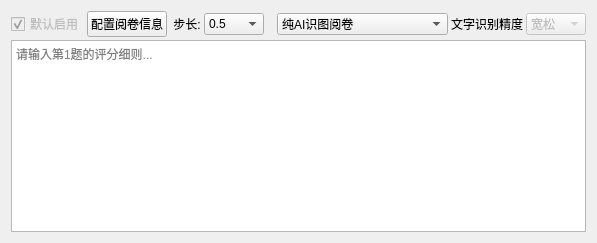
          <widget class="QWidget" name="tab_question1">
           <attribute name="title">
            <string>题目1 ✅</string>
           </attribute>
           <layout class="QVBoxLayout" name="verticalLayout_q1">
            <property name="spacing">
             <number>3</number>
            </property>
            <item>
             <layout class="QHBoxLayout" name="horizontalLayout_q1_header">
              <item>
               <widget class="QCheckBox" name="enableQuestion1">
                <property name="enabled">
                 <bool>false</bool>
                </property>
                <property name="text">
                 <string>默认启用</string>
                </property>
                <property name="checked">
                 <bool>true</bool>
                </property>
               </widget>
              </item>
              <item>
               <widget class="QPushButton" name="configQuestion1">
                <property name="text">
                 <string>配置阅卷信息</string>
                </property>
               </widget>
              </item>
              <item>
               <widget class="QLabel" name="label_step1">
                <property name="sizePolicy">
                 <sizepolicy hsizetype="Fixed" vsizetype="Preferred">
                  <horstretch>0</horstretch>
                  <verstretch>0</verstretch>
                 </sizepolicy>
                </property>
                <property name="text">
                 <string> 步长:</string>
                </property>
               </widget>
              </item>
              <item>
               <widget class="QComboBox" name="score_rounding_step_1">
                <property name="sizePolicy">
                 <sizepolicy hsizetype="Fixed" vsizetype="Fixed">
                  <horstretch>0</horstretch>
                  <verstretch>0</verstretch>
                 </sizepolicy>
                </property>
                <property name="minimumSize">
                 <size>
                  <width>60</width>
                  <height>0</height>
                 </size>
                </property>
                <property name="toolTip">
                 <string>控制本题最终提交分数的精度</string>
                </property>
                <item>
                 <property name="text">
                  <string>0.5</string>
                 </property>
                </item>
                <item>
                 <property name="text">
                  <string>1</string>
                 </property>
                </item>
               </widget>
              </item>
              <item>
               <widget class="QLabel" name="label_15">
                <property name="sizePolicy">
                 <sizepolicy hsizetype="Fixed" vsizetype="Preferred">
                  <horstretch>0</horstretch>
                  <verstretch>0</verstretch>
                 </sizepolicy>
                </property>
                <property name="text">
                 <string/>
                </property>
               </widget>
              </item>
              <item>
               <widget class="QComboBox" name="ocr_mode_1">
                <property name="sizePolicy">
                 <sizepolicy hsizetype="Fixed" vsizetype="Fixed">
                  <horstretch>0</horstretch>
                  <verstretch>0</verstretch>
                 </sizepolicy>
                </property>
                <property name="minimumSize">
                 <size>
                  <width>160</width>
                  <height>0</height>
                 </size>
                </property>
                <item>
                 <property name="text">
                  <string>纯AI识图阅卷</string>
                 </property>
                </item>
                <item>
                 <property name="text">
                  <string>百度OCR识别文字+AI评阅</string>
                 </property>
                </item>
               </widget>
              </item>
              <item>
               <widget class="QLabel" name="label_ocr_quality_2">
                <property name="sizePolicy">
                 <sizepolicy hsizetype="Fixed" vsizetype="Preferred">
                  <horstretch>0</horstretch>
                  <verstretch>0</verstretch>
                 </sizepolicy>
                </property>
                <property name="text">
                 <string>文字识别精度</string>
                </property>
               </widget>
              </item>
              <item>
               <widget class="QComboBox" name="ocr_quality_1">
                <property name="enabled">
                 <bool>false</bool>
                </property>
                <property name="sizePolicy">
                 <sizepolicy hsizetype="Fixed" vsizetype="Fixed">
                  <horstretch>0</horstretch>
                  <verstretch>0</verstretch>
                 </sizepolicy>
                </property>
                <property name="minimumSize">
                 <size>
                  <width>60</width>
                  <height>0</height>
                 </size>
                </property>
                <item>
                 <property name="text">
                  <string>宽松</string>
                 </property>
                </item>
                <item>
                 <property name="text">
                  <string>适度</string>
                 </property>
                </item>
                <item>
                 <property name="text">
                  <string>严格</string>
                 </property>
                </item>
               </widget>
              </item>
             </layout>
            </item>
            <item>
             <widget class="QPlainTextEdit" name="StandardAnswer_text_1">
              <property name="placeholderText">
               <string>请输入第1题的评分细则...</string>
              </property>
             </widget>
            </item>
           </layout>
          </widget>
